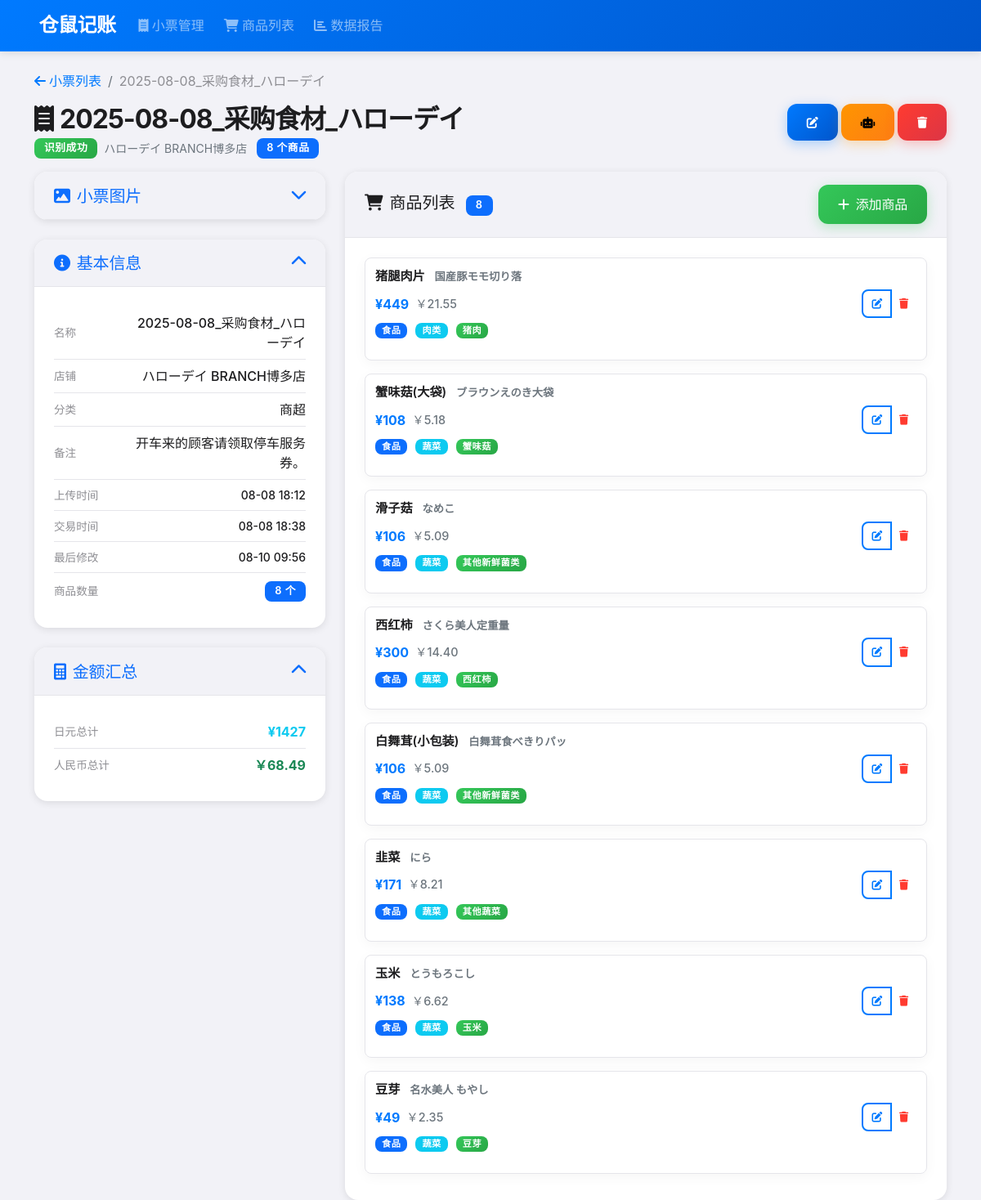
/receipts/444, run on the app's committed database.
### app/models.py (models this page shows, shortened)
class Receipt(db.Model):
    __tablename__ = "receipts"
    id: Mapped[int] = mapped_column(Integer, primary_key=True)
    name: Mapped[str] = mapped_column(
        String(255), nullable=False, default="未命名小票"
    )  # 将长度扩展到255以支持AI生成的文件名
    image_filename: Mapped[Optional[str]] = mapped_column(String(255), nullable=True)
    text_description: Mapped[Optional[str]] = mapped_column(String, nullable=True)
    notes: Mapped[Optional[str]] = mapped_column(String, nullable=True)
    exchange_rate: Mapped[Optional[float]] = mapped_column(Float, nullable=True)
    store_name: Mapped[Optional[str]] = mapped_column(
        String(100), nullable=True
    )  # 店铺名称
    store_category: Mapped[Optional[str]] = mapped_column(
        String(50), nullable=True
    )  # 店铺分类
    created_at: Mapped[datetime] = mapped_column(DateTime, default=datetime.utcnow)
    transaction_time: Mapped[Optional[datetime]] = mapped_column(
        DateTime, nullable=True
    )
    updated_at: Mapped[datetime] = mapped_column(
        DateTime, default=datetime.utcnow, onupdate=datetime.utcnow
    )
    status: Mapped[RecognitionStatus] = mapped_column(
        Enum(RecognitionStatus), default=RecognitionStatus.PENDING, nullable=False
    )
    items: Mapped[List["Item"]] = relationship(
        "Item", back_populates="receipt", cascade="all, delete-orphan"
    )

class Item(db.Model):
    __tablename__ = "items"
    id: Mapped[int] = mapped_column(Integer, primary_key=True)
    receipt_id: Mapped[int] = mapped_column(
        Integer, ForeignKey("receipts.id"), nullable=False
    )
    name_ja: Mapped[Optional[str]] = mapped_column(String(100))
    name_zh: Mapped[Optional[str]] = mapped_column(String(100))
    price_jpy: Mapped[Optional[float]] = mapped_column(Float)
    price_cny: Mapped[Optional[float]] = mapped_column(Float, nullable=True)
    special_info: Mapped[Optional[str]] = mapped_column(
        String(50), nullable=True
    )  # 特价信息，如"-20%"、"是"、"否"，与AI服务字段一致
    is_special_offer: Mapped[bool] = mapped_column(
        Boolean, nullable=False, default=False
    )  # 是否特价商品
    category_1: Mapped[Optional[str]] = mapped_column(
        String(50), nullable=True
    )  # 新增：一级分类
    category_2: Mapped[Optional[str]] = mapped_column(
        String(50), nullable=True
    )  # 新增：二级分类
    category_3: Mapped[Optional[str]] = mapped_column(
        String(50), nullable=True
    )  # 新增：三级分类
    notes: Mapped[Optional[str]] = mapped_column(String, nullable=True)
    receipt: Mapped["Receipt"] = relationship("Receipt", back_populates="items")
    durable_info: Mapped[Optional["DurableGood"]] = relationship(
        "DurableGood",
        uselist=False,
        back_populates="item",
        cascade="all, delete-orphan",
    )

### app/frontend.py (the view)
@frontend_bp.route("/receipts/<int:receipt_id>")
def receipt_detail(receipt_id):
    receipt = Receipt.query.get_or_404(receipt_id)
    return render_template("receipt_detail.html", receipt=receipt)

### app/templates/receipt_detail.html (shortened to what this page needs)
{% extends "base.html" %}  {% block content %}
<nav aria-label="breadcrumb" class="mb-3">
  <ol class="breadcrumb">
    <li class="breadcrumb-item">
      <a href="{{ url_for('frontend.receipt_list') }}">
        <i class="fas fa-arrow-left me-1"></i>小票列表
      </a>
    </li>
    <li class="breadcrumb-item active">{{ receipt.name }}</li>
  </ol>
</nav>
<div class="d-flex justify-content-between align-items-start mb-3">
  <div class="flex-grow-1">
    <h1 class="page-title mb-1">
      <i class="fas fa-receipt me-2"></i>{{ receipt.name }}
    </h1>
    <div class="d-flex align-items-center gap-2">
      <span
        class="badge bg-{{ 'success' if receipt.status.value == '识别成功'
                            else 'warning' if receipt.status.value in ['待处理', '正在识别']
                            else 'danger' }}"
      >
        {{ receipt.status.value }}
      </span>
      {% if receipt.store_name %}
      <span class="text-muted small">{{ receipt.store_name }}</span>
      {% endif %} {% if receipt.items|length > 0 %}
      <span class="badge bg-primary ms-1"
        >{{ receipt.items|length }} 个商品</span
      >
      {% endif %}
    </div>
  </div>
  <div class="d-flex gap-1 flex-shrink-0">
    <button
      class="btn btn-sm btn-primary"
      data-bs-toggle="modal"
      data-bs-target="#editReceiptModal"
      title="编辑小票"
    >
      <i class="fas fa-edit"></i>
    </button>
    <button
      class="btn btn-sm btn-warning"
      onclick="reprocessReceipt({{ receipt.id }})"
      title="重新识别"
    >
      <i class="fas fa-robot"></i>
    </button>
    <button
      class="btn btn-sm btn-danger"
      onclick="deleteReceipt({{ receipt.id }})"
      title="删除小票"
    >
      <i class="fas fa-trash"></i>
    </button>
  </div>
</div>
<div class="row">
  <div class="col-lg-4">
    {% if receipt.image_filename %}
    <div class="card mb-4">
      <div class="card-header">
        <button
          class="btn btn-link p-0 w-100 text-start text-decoration-none"
          type="button"
          data-bs-toggle="collapse"
          data-bs-target="#imageCollapse"
          aria-expanded="false"
          aria-controls="imageCollapse"
          id="imageToggleBtn"
        >
          <h5 class="mb-0">
            <i class="fas fa-image me-2"></i>小票图片
            <i
              class="fas fa-chevron-down ms-1 float-end"
              id="imageToggleIcon"
            ></i>
          </h5>
        </button>
      </div>
    </div>
    {% endif %}
    <div class="card mb-4">
      <div class="card-header">
        <button
          class="btn btn-link p-0 w-100 text-start text-decoration-none"
          type="button"
          data-bs-toggle="collapse"
          data-bs-target="#infoCollapse"
          aria-expanded="true"
          aria-controls="infoCollapse"
          id="infoToggleBtn"
        >
          <h5 class="mb-0">
            <i class="fas fa-info-circle me-2"></i>基本信息
            <i class="fas fa-chevron-up ms-1 float-end" id="infoToggleIcon"></i>
          </h5>
        </button>
      </div>
      <div class="collapse show" id="infoCollapse">
        <div class="card-body">
          <div class="receipt-info-compact">
            <div class="info-item-compact">
              <div class="info-row-compact">
                <span class="info-label-compact">名称</span>
                <span class="info-value-compact">{{ receipt.name }}</span>
              </div>
            </div>
            {% if receipt.store_name %}
            <div class="info-item-compact">
              <div class="info-row-compact">
                <span class="info-label-compact">店铺</span>
                <span class="info-value-compact">{{ receipt.store_name }}</span>
              </div>
            </div>
            {% endif %} {% if receipt.store_category %}
            <div class="info-item-compact">
              <div class="info-row-compact">
                <span class="info-label-compact">分类</span>
                <span class="info-value-compact"
                  >{{ receipt.store_category }}</span
                >
              </div>
            </div>
            {% endif %} {% if receipt.notes %}
            <div class="info-item-compact">
              <div class="info-row-compact">
                <span class="info-label-compact">备注</span>
                <span class="info-value-compact">{{ receipt.notes }}</span>
              </div>
            </div>
            {% endif %}
            <div class="info-item-compact">
              <div class="info-row-compact">
                <span class="info-label-compact">上传时间</span>
                <span class="info-value-compact small"
                  >{{ receipt.created_at.strftime('%m-%d %H:%M') }}</span
                >
              </div>
            </div>
            {% if receipt.transaction_time %}
            <div class="info-item-compact">
              <div class="info-row-compact">
                <span class="info-label-compact">交易时间</span>
                <span class="info-value-compact small"
                  >{{ receipt.transaction_time.strftime('%m-%d %H:%M') }}</span
                >
              </div>
            </div>
            {% endif %}
            <div class="info-item-compact">
              <div class="info-row-compact">
                <span class="info-label-compact">最后修改</span>
                <span class="info-value-compact small"
                  >{{ receipt.updated_at.strftime('%m-%d %H:%M') }}</span
                >
              </div>
            </div>
            <div class="info-item-compact">
              <div class="info-row-compact">
                <span class="info-label-compact">商品数量</span>
                <span class="info-value-compact">
                  <span class="badge bg-primary"
                    >{{ receipt.items|length }} 个</span
                  >
                </span>
              </div>
            </div>
          </div>
        </div>
      </div>
    </div>
    {% set total_yen = receipt.items|map(attribute='price_jpy')|select|sum %} {%
    set total_rmb = receipt.items|map(attribute='price_cny')|select|sum %} {% if
    total_yen and total_yen > 0 or total_rmb and total_rmb > 0 %}
    <div class="card mb-4">
      <div class="card-header">
        <button
          class="btn btn-link p-0 w-100 text-start text-decoration-none"
          type="button"
          data-bs-toggle="collapse"
          data-bs-target="#summaryCollapse"
          aria-expanded="true"
          aria-controls="summaryCollapse"
          id="summaryToggleBtn"
        >
          <h5 class="mb-0">
            <i class="fas fa-calculator me-2"></i>金额汇总
            <i
              class="fas fa-chevron-up ms-1 float-end"
              id="summaryToggleIcon"
            ></i>
          </h5>
        </button>
      </div>
      <div class="collapse show" id="summaryCollapse">
        <div class="card-body">
          <div class="receipt-info-compact">
            {% if total_yen and total_yen > 0 %}
            <div class="info-item-compact">
              <div class="info-row-compact">
                <span class="info-label-compact">日元总计</span>
                <span class="info-value-compact">
                  <span class="fw-bold text-info"
                    >¥{{ "%.0f"|format(total_yen) }}</span
                  >
                </span>
              </div>
            </div>
            {% endif %} {% if total_rmb and total_rmb > 0 %}
            <div class="info-item-compact">
              <div class="info-row-compact">
                <span class="info-label-compact">人民币总计</span>
                <span class="info-value-compact">
                  <span class="fw-bold text-success"
                    >￥{{ "%.2f"|format(total_rmb) }}</span
                  >
                </span>
              </div>
            </div>
            {% endif %}
          </div>
        </div>
      </div>
    </div>
    {% endif %}
  </div>
  <div class="col-lg-8">
    <div class="card">
      <div
        class="card-header d-flex justify-content-between align-items-center"
      >
        <h5 class="mb-0">
          <i class="fas fa-shopping-cart me-2"></i>商品列表
          <span class="badge bg-primary ms-2">{{ receipt.items|length }}</span>
        </h5>
        <button
          class="btn btn-success"
          data-bs-toggle="modal"
          data-bs-target="#addItemModal"
        >
          <i class="fas fa-plus me-2"></i>添加商品
        </button>
      </div>
      <div class="card-body">
        {% if receipt.items %}
        <div class="row g-2">
          {% for item in receipt.items %}
          <div class="col-12">
            <div class="item-compact">
              <div class="item-name-compact">
                {% if item.name_zh %} {{ item.name_zh }} {% else %} {{
                item.name_ja or '未命名商品' }} {% endif %} {% if item.name_ja
                and item.name_zh %}
                <span class="text-muted small ms-2">{{ item.name_ja }}</span>
                {% endif %}
              </div>
              <div class="item-details-compact">
                <div class="item-price-compact">
                  {% if item.price_jpy %}
                  <span class="price-jpy fw-bold"
                    >¥{{ "%.0f"|format(item.price_jpy) }}</span
                  >
                  {% endif %} {% if item.price_cny %}
                  <span class="price-cny text-muted"
                    >￥{{ "%.2f"|format(item.price_cny) }}</span
                  >
                  {% endif %}
                </div>
                <div class="btn-group btn-group-sm">
                  <button
                    class="btn btn-outline-primary"
                    onclick="editItem({{ item.id }})"
                    title="编辑"
                  >
                    <i class="fas fa-edit"></i>
                  </button>
                  <button
                    class="btn btn-outline-danger"
                    onclick="deleteItem({{ item.id }})"
                    title="删除"
                  >
                    <i class="fas fa-trash"></i>
                  </button>
                </div>
              </div>
              <div class="item-meta-compact">
                <div class="item-categories-compact">
                  {% if item.category_1 %}
                  <span class="badge bg-primary">{{ item.category_1 }}</span>
                  {% endif %} {% if item.category_2 %}
                  <span class="badge bg-info">{{ item.category_2 }}</span>
                  {% endif %} {% if item.category_3 %}
                  <span class="badge bg-success">{{ item.category_3 }}</span>
                  {% endif %}
                </div>
              </div>
            </div>
          </div>
          {% endfor %}
        </div>
        {% endif %}
      </div>
    </div>
  </div>
</div>
{% endblock %}

### data on the page
Receipt: name "2025-08-08_采购食材_ハローデイ", status.value "识别成功", store_name "ハローデイ BRANCH博多店", store_category "商超", notes "开车来的顾客请领取停车服务券。", created_at "08-08 18:12", transaction_time "08-08 18:38", updated_at "08-10 09:56"
Item: name_zh "猪腿肉片", name_ja "国産豚モモ切り落", price_jpy "449", price_cny "21.55", category_1 "食品", category_2 "肉类", category_3 "猪肉"
Item: name_zh "蟹味菇(大袋)", name_ja "ブラウンえのき大袋", price_jpy "108", price_cny "5.18", category_1 "食品", category_2 "蔬菜", category_3 "蟹味菇"
Item: name_zh "滑子菇", name_ja "なめこ", price_jpy "106", price_cny "5.09", category_1 "食品", category_2 "蔬菜", category_3 "其他新鲜菌类"
Item: name_zh "西红柿", name_ja "さくら美人定重量", price_jpy "300", price_cny "14.40", category_1 "食品", category_2 "蔬菜", category_3 "西红柿"
Item: name_zh "白舞茸(小包装)", name_ja "白舞茸食べきりパッ", price_jpy "106", price_cny "5.09", category_1 "食品", category_2 "蔬菜", category_3 "其他新鲜菌类"
Item: name_zh "韭菜", name_ja "にら", price_jpy "171", price_cny "8.21", category_1 "食品", category_2 "蔬菜", category_3 "其他蔬菜"
Item: name_zh "玉米", name_ja "とうもろこし", price_jpy "138", price_cny "6.62", category_1 "食品", category_2 "蔬菜", category_3 "玉米"
Item: name_zh "豆芽", name_ja "名水美人 もやし", price_jpy "49", price_cny "2.35", category_1 "食品", category_2 "蔬菜", category_3 "豆芽"

### other printed values
{{ receipt.items|length }} "8"
{{ "%.0f"|format(total_yen) }} "1427"
{{ "%.2f"|format(total_rmb) }} "68.49"
